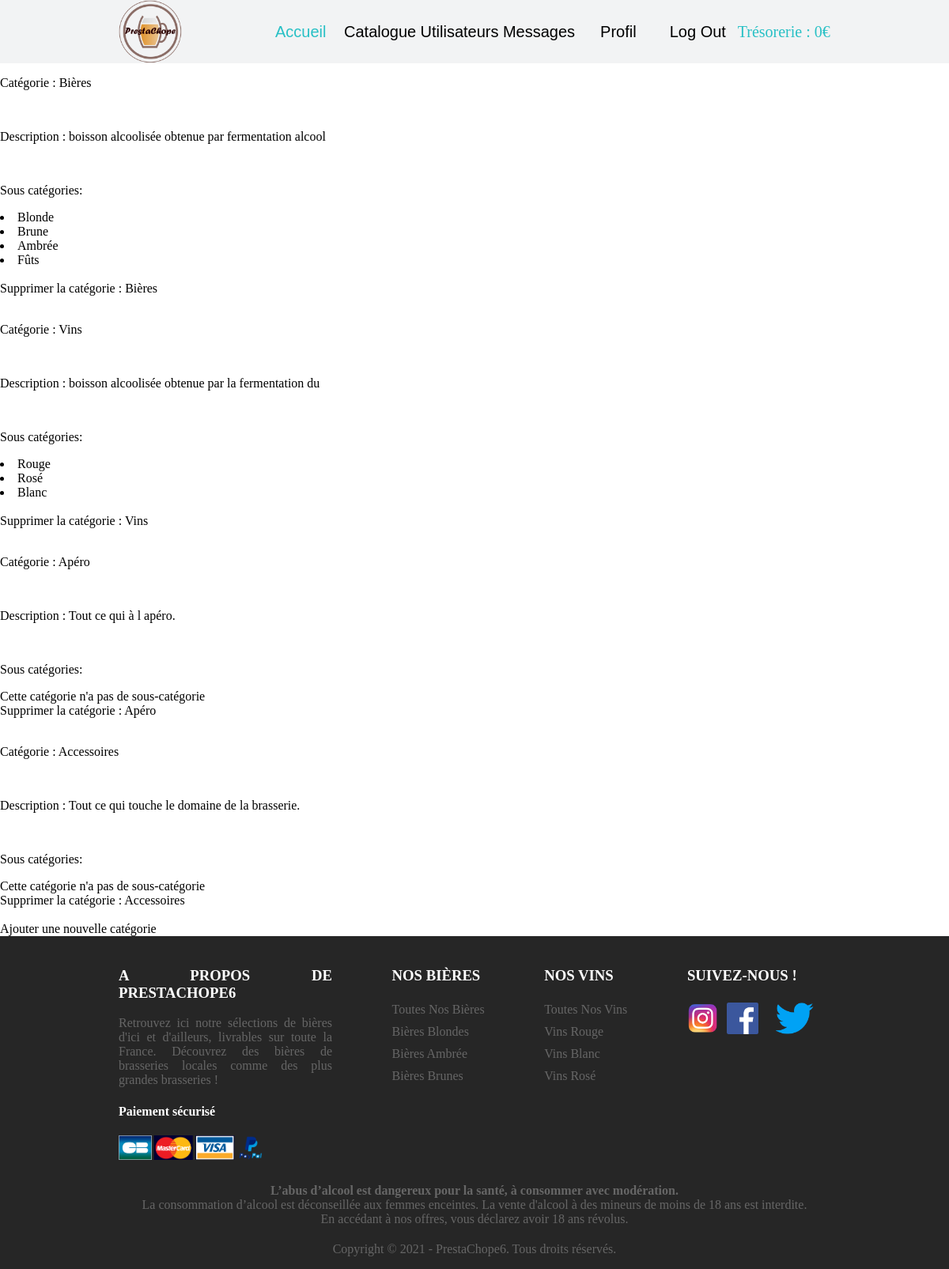
The page /PrestaChope/index.php?page=catégories (signed in) on the database its author committed.
### tables this page shows
CREATE TABLE categories(
        Id          Int  Auto_increment  NOT NULL ,
        nom         Varchar (50) NOT NULL ,
        description Varchar (50) NOT NULL
	,CONSTRAINT categories_PK PRIMARY KEY (Id)
);

CREATE TABLE souscategories(
        Id            Int  Auto_increment  NOT NULL ,
        nom           Varchar (50) NOT NULL ,
        Id_Categories Int NOT NULL
	,CONSTRAINT souscategories_PK PRIMARY KEY (Id)
	,CONSTRAINT souscategories_categories_FK FOREIGN KEY (Id_Categories) REFERENCES categories(Id)
);

### PrestaChope/pages/catégories/ControllerCatégories.php (called while the page is built, shortened)
<?php
require_once('DAO/CatégoriesDAO.php');
class ControllerCatégories {
    function includeViewCatégories(){
        require_once ('Catégories.php');
    }
}

### PrestaChope/index.php (called while the page is built, shortened)
<?php
require_once('header.php');
$page = "accueil";
if (!empty($_GET['page'])) {
    $page = $_GET['page'];
}
SuperController::callPage($page);
require_once('footer.php');
?>

### PrestaChope/DAO/CatégoriesDAO.php (called while the page is built, shortened)
<?php
require_once('DTO/CatégoriesDTO.php');
require_once('DTO/SousCatégoriesDTO.php');
Class CatégoriesDAO {
    static function SearchAllCatégories_SousCatégories() {
        $bdd = DataBaseLinker::getConnexion();
        $reponse = $bdd->prepare("Select * from categories where Id >1");
        $reponse->execute();
        $rep = $reponse->fetchAll();
        if (!empty($rep)) {
            $tab = [];
            foreach ($rep as $value) {
                $cate = new CatégoriesDTO();
                $cate->setId($value['Id']);
                $cate->setNom($value['nom']);
                $cate->setDescription($value['description']);
                $scaté = self::SearchSousCatégories($value['Id']);
                $cate->setSouscatégories($scaté);
                $tab[] = $cate;
            }
            return $tab;
        } else {
            return null;
        }
    }
    static function SearchSousCatégories($id) {
        $bdd = DataBaseLinker::getConnexion();
        $reponse = $bdd->prepare('Select * from souscategories where Id_Categories = ?');
        $reponse->execute(array($id));
        $scat = $reponse->fetchAll();
        if ($scat) {
            $tab = [];
            foreach ($scat as $sous_caté) {
                $souscat = new SousCatégoriesDTO();
                $souscat->setId($sous_caté['Id']);
                $souscat->setNom($sous_caté['nom']);
                $tab[] = $souscat;
            }
            return $tab;
        } else {
            return null;
        }
    }
}

### PrestaChope/DTO/CatégoriesDTO.php (called while the page is built)
<?php
Class CatégoriesDTO {
    private $id;
    private $nom;
    private $description;
    private $souscatégories = [];
    function getId() {
        return $this->id;
    }
    function getNom() {
        return $this->nom;
    }
    function getDescription() {
        return $this->description;
    }
    function getSouscatégories() {
        return $this->souscatégories;
    }
    function setId($id): void {
        $this->id = $id;
    }
    function setNom($nom): void {
        $this->nom = $nom;
    }
    function setDescription($description): void {
        $this->description = $description;
    }
    function setSouscatégories($souscatégories): void {
        $this->souscatégories = $souscatégories;
    }
}

### PrestaChope/DTO/SousCatégoriesDTO.php (called while the page is built, shortened)
<?php
Class SousCatégoriesDTO{
    private $nom;
    function getNom() {
        return $this->nom;
    }
    function setNom($nom): void {
        $this->nom = $nom;
    }
}

### PrestaChope/pages/catégories/Catégories.php (the view, shortened to what this page needs)
<html>
    <head>
    </head>
    <body>
        <?php
        $allCaté = CatégoriesDAO::SearchAllCatégories_SousCatégories();
        if ($allCaté != null) {
            foreach ($allCaté as $value) {
                ?>
                <a href="index.php?page=modifCatégorie&caté=<?php echo $value->getId(); ?>">
                    <p>Catégorie : <?php echo $value->getNom(); ?> </p><br>
                    <p>Description : <?php echo $value->getDescription(); ?></p><br>
                    <p>Sous catégories:</p>
                    <?php
                    if(!empty($value->getSouscatégories())){
                    foreach ($value->getSouscatégories() as $souscaté) { ?>
                        <li> <?php echo $souscaté->getNom(); ?></li>
                    <?php }
                    }
                    else{
                        echo 'Cette catégorie n\'a pas de sous-catégorie';
                    } ?>
                </a>
                <br>
                <a href="index.php?page=deleteCatégorie&id=<?php echo $value->getId(); ?>">Supprimer la catégorie : <?php echo $value->getNom(); ?></a><br><br>
                <?php
            }
            ?>
            <a href="index.php?page=créationCatégorie">Ajouter une nouvelle catégorie </a>
            <?php
        } else {
            ?>
            <p>Aucune catégorie n'a été trouvé.</p>
            <a href="index.php?page=créationCatégorie">Ajouter une nouvelle catégorie </a>
            <?php
        }
        ?>
    </body>
</html>

### PrestaChope/assets/css/header.css (style rules this page uses)
html { margin: 0; }
body { margin: 0; }

### PrestaChope/pages/catégories/Catégories.php (style rules this page uses)
a { text-decoration: none; color:black; }

### rows shown on the page
categories: nom "Bières", description "boisson alcoolisée obtenue par fermentation alcool"
souscategories: nom "Blonde"
souscategories: nom "Brune"
souscategories: nom "Ambrée"
souscategories: nom "Fûts"
categories: nom "Vins", description "boisson alcoolisée obtenue par la fermentation du"
souscategories: nom "Rouge"
souscategories: nom "Rosé"
souscategories: nom "Blanc"
categories: nom "Apéro", description "Tout ce qui à l apéro.", shows "Cette catégorie n"
categories: nom "Accessoires", description "Tout ce qui touche le domaine de la brasserie.", shows "Cette catégorie n"

### other values the page prints
FacturesDAO::TotalTresorerie() "0"
